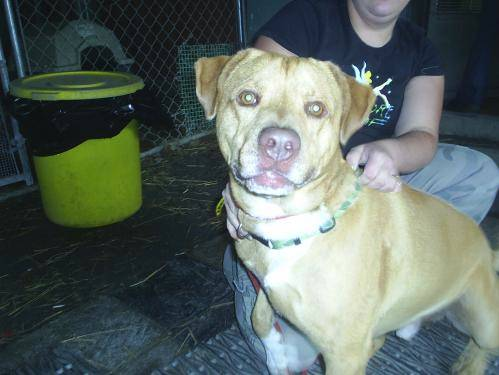
#> input picture Dog and Bird/학습데이터/개/dogs (115).jpg, 499 x 375 px; its folder holds 3 pictures in this run
$ jupyter execute --allow-errors Create_traindata.ipynb
#> lines starting #> are read from the running program, lines starting #| are printed output that depends on the picture
[cell 1]
import cv2
import numpy as np
import os #list가져오기위함
import glob

np.set_printoptions(threshold=np.inf, linewidth=np.inf)#넘파이배열 생략기호 없애기


path = "*.jpg"
os.chdir("학습데이터")
os.chdir("개") #현재위치변경
file_list = glob.glob(path)

img_color = cv2.imread(file_list[0], cv2.IMREAD_COLOR)
#> img_color is the input picture: shape (375, 499, 3); mean B, G, R 100.4, 105.6, 93.9
img_color = cv2.resize(img_color,dsize=(64,64), interpolation=cv2.INTER_AREA) # 64*64 이미지로 변경
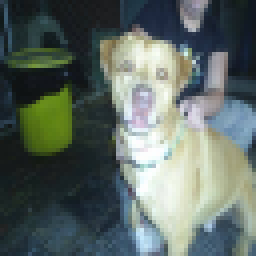
#> img_color: shape (64, 64, 3) (shown 4 times larger); mean B, G, R 100.4, 105.6, 93.9
img_color = img_color.flatten()
#> img_color = 12288 values, max 255 at index 7221, min 13 at index 3305, mean 99.95
img_color = np.append(img_color,0)
#> img_color = 12289 values, max 255 at index 7221, min 0 at index 12288, mean 99.95
final_value = img_color
#> final_value has the same summary as img_color
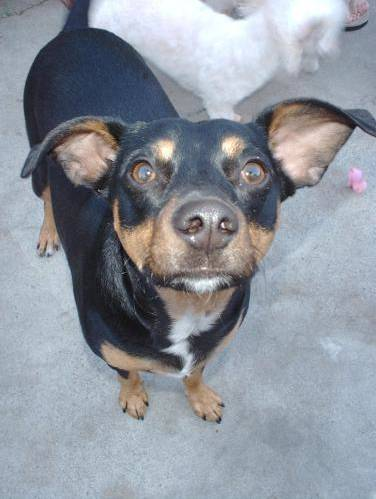
#> input picture Dog and Bird/학습데이터/개/dogs (147).jpg, 376 x 499 px
#> further down, img_color is the input picture: shape (499, 376, 3); mean B, G, R 156.9, 147.7, 142
#> `img_color = cv2.resize(img_color,dsize=(64,64), interpolation=cv2.INTE..`:
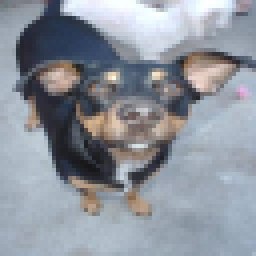
#> img_color: shape (64, 64, 3) (shown 4 times larger); mean B, G, R 156.9, 147.7, 142
#> `img_color = img_color.flatten()`: img_color = 12288 values, max 255 at index 84, min 21 at index 7939, mean 148.9
#> `img_color = np.append(img_color,0)`: img_color = 12289 values, max 255 at index 84, min 0 at index 12288, mean 148.9
#> pass 2 of the loop `for i in range(1,210):`:
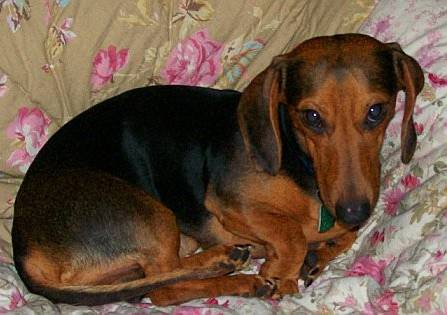
#> input picture Dog and Bird/학습데이터/개/dogs (152).jpg, 447 x 315 px
#> img_color is the input picture: shape (315, 447, 3); mean B, G, R 67.1, 84.3, 107
#> `img_color = cv2.resize(img_color,dsize=(64,64), interpolation=cv2.INTE..`:
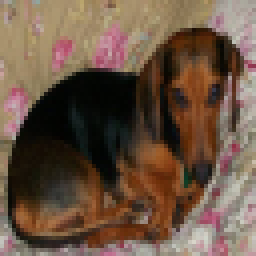
#> img_color: shape (64, 64, 3) (shown 4 times larger); mean B, G, R 67.1, 84.3, 107
#> `img_color = img_color.flatten()`: img_color = 12288 values, max 216 at index 11666, min 0 at index 4845, mean 86.15
#> `img_color = np.append(img_color,0)`: img_color = 12289 values, max 216 at index 11666, min 0 at index 4845, mean 86.14

#> (the rest of this cell did not finish here and is left out)
